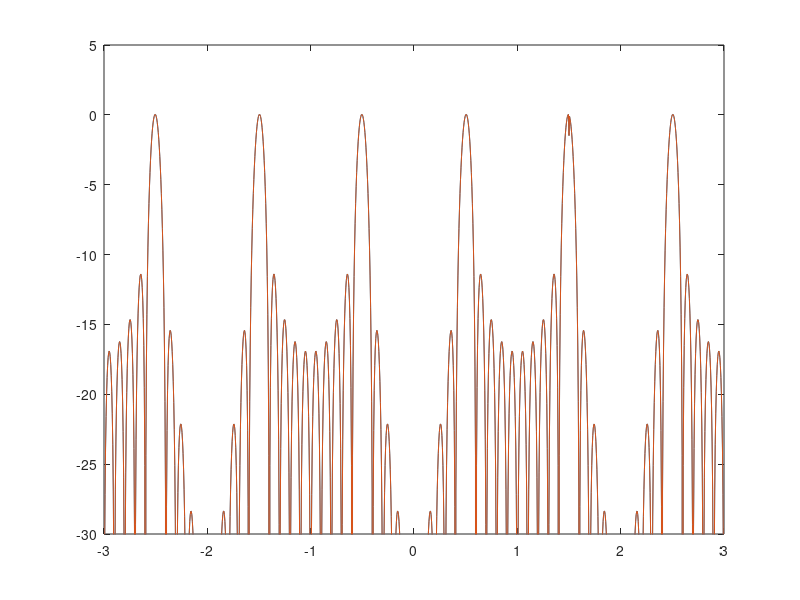

Source code (MATLAB): (Note: this script raises an error after producing the figure.)
% ***************************************
% Multibeam generation and analysis
% ***************************************
% Ericsson Nikola Tesla
% DSP Hackaton 2021
% 
% Want to radiate multiple beams? No problem. Due to linearity one can at
% the same time apply multiple current distributions with different linear
% phases giving rise to different beams at the same time (it is good to have
% a large enough array to have enough spatial resolution and to remain 
% within Nyquist criterion). 

% Note that this multibeam does not arise from aliasing but from the design
% of proper current distributions...

% This example shows how to generate beams at 60 and 120 degrees.The array
% factor and required current magnitudes are calculated and plotted.


clear all;

beta_n =[(-3:0.005:3)]'; % normalized wavenumber space (beta_z/beta = cos(theta))

%Setting the array parameters (we choose 10 \lambda array)

d=0.5; %normalized distance in wavelength
N=20; %Number of antenna elements
L=N*d; %total array length

% Setting desired angles of multiple beams
theta_0=[120 60]; 
%Calculating required linear phase shifts(normalized to beta)
alpha_n=-cos(deg2rad(theta_0)); 
psi_n=beta_n*d+alpha_n*d; %auxiliary angles for array factor calculations

% The calculated array factor is the sum of the array factors arising from
% each current distribution ...
AF=zeros(size(psi_n)); %initialization of array factor

% Summing contributions from each (uniform) current distribution
for m=1:size((psi_n),2)
AF = AF+sin((psi_n(:,m)*2*pi*N)/2) ./ ...
    (N.*sin((psi_n(:,m)*2*pi)/2)); %normalized array factor of array (factor 2*pi is due to normalization!)
end;
% AF=AF/max(AF); % normalization
AF_dB = 20*log10(abs(AF));

% Plotting array factor in spectral (beta_z) domain

figure(1);
p1=plot(beta_n, AF_dB);
axis([min(beta_n) max(beta_n) -30 5]);

x1=xline (1,'r--','Visible region boundary');
x2=xline (-1,'r--','Visible region boundary');
set(x1,'LineWidth',2,'LabelHorizontalAlignment','center','LabelVerticalAlignment','middle');
set(x2,'LineWidth',2,'LabelHorizontalAlignment','center','LabelVerticalAlignment','middle');
grid on;
title('Multibeam array - spectral domain');
legend ('Beams at cos \theta=+-1/2');
xlabel('\beta_z/\beta=cos(\theta)');
ylabel('Relative level [dB]');

% Plotting array factor for visible region in angular domain ...

% Extracting the visible region
beta_v=beta_n (find(beta_n==-1)):0.005:beta_n(find(beta_n==1)); 
nn=size(beta_v,2);
for k=1:nn
    AF_v(k,:)=AF_dB(find(beta_n==-1)+k-1,:);
           
end;
theta=acos(beta_v);

% Now we plot the array factor in \theta plane
figure (2);
pa=polaraxes ('RLim',[-30 0],'thetadir','Clockwise','thetazerolocation','Top','ThetaLim',[0 180]);
hold on;
p2=polarplot (theta,AF_v);
title('Multibeam array - angular (\theta) domain');
legend ('Beams at angles \theta of 60 and 120 deg.');
rticks([-30 -20 -10 0])
rticklabels({'-30 dB', '-20 dB','-10 dB','0 dB'});

% Calculation of current distribution at each antenna
% We need to sum contributions from each beam (total current is not uniform
% anymore)

I=zeros(N,1); %initialization of currents
M=size((alpha_n),2); %number of current distributions

% Summation...
for k=1:N
    for m=1:M
 I(k)= I(k)+exp(i*(k-1)*d*alpha_n(m));
    end;
end;

% Plotting current distributions (magnitude and phase) at each antenna...
figure(3);
subplot(2,1,1);
p3=stem ((abs(I/max(I))));
title('Beam indices - magnitudes');
xlabel('Antenna element number');
ylabel('Normalized current magnitude');
set(p3,'Linewidth',1);
grid on;

subplot(2,1,2);
p3=stem (rad2deg(angle(I)));
title('Beam indices - phases');
xlabel('Antenna element number');
ylabel('Current phase [degrees]');
grid on;
set(p3,'Linewidth',1);

